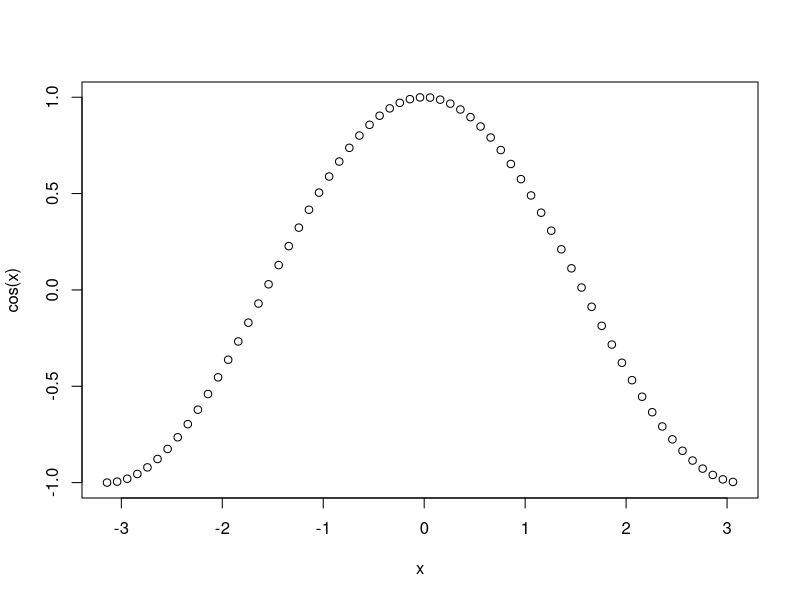
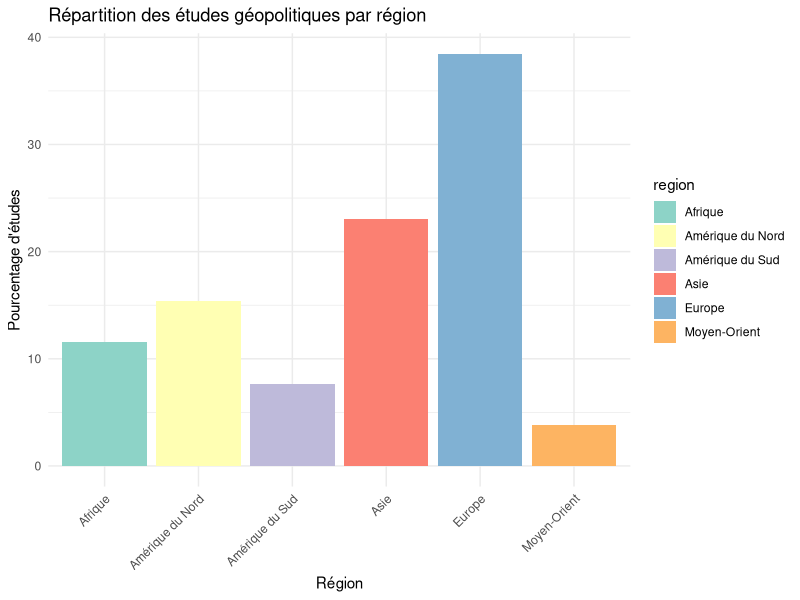

The R source for these figures, in order:
x <- seq(-pi, pi, 0.1)
plot(x, cos(x))

# Chargeons les bibliothèques nécessaires
library(ggplot2)
library(dplyr)

# Créons un jeu de données simulé
set.seed(123)  # Pour la reproductibilité
regions <- c("Moyen-Orient", "Europe", "Asie", "Amérique du Nord", "Afrique", "Amérique du Sud")
nb_etudes <- c(5, 50, 30, 20, 15, 10)  # Nombres d'études simulées pour chaque région

data <- data.frame(region = regions, nb_etudes = nb_etudes)

# Calculons le pourcentage d'études par région
data <- data %>%
  mutate(pourcentage = nb_etudes / sum(nb_etudes) * 100)

# Affichons les données
print(data)

# Créons un graphique pour visualiser la répartition des études par région
ggplot(data, aes(x = region, y = pourcentage, fill = region)) +
  geom_bar(stat = "identity") +
  theme_minimal() +
  labs(title = "Répartition des études géopolitiques par région",
       x = "Région",
       y = "Pourcentage d'études") +
  theme(axis.text.x = element_text(angle = 45, hjust = 1)) +
  scale_fill_brewer(palette = "Set3")

# Vérifions spécifiquement le nombre d'études dans le Moyen-Orient
if (data$nb_etudes[data$region == "Moyen-Orient"] < 10) {
  message("Il semble y avoir peu d'études géopolitiques sur le Moyen-Orient.")
} else {
  message("Le nombre d'études géopolitiques sur le Moyen-Orient est acceptable.")
}
